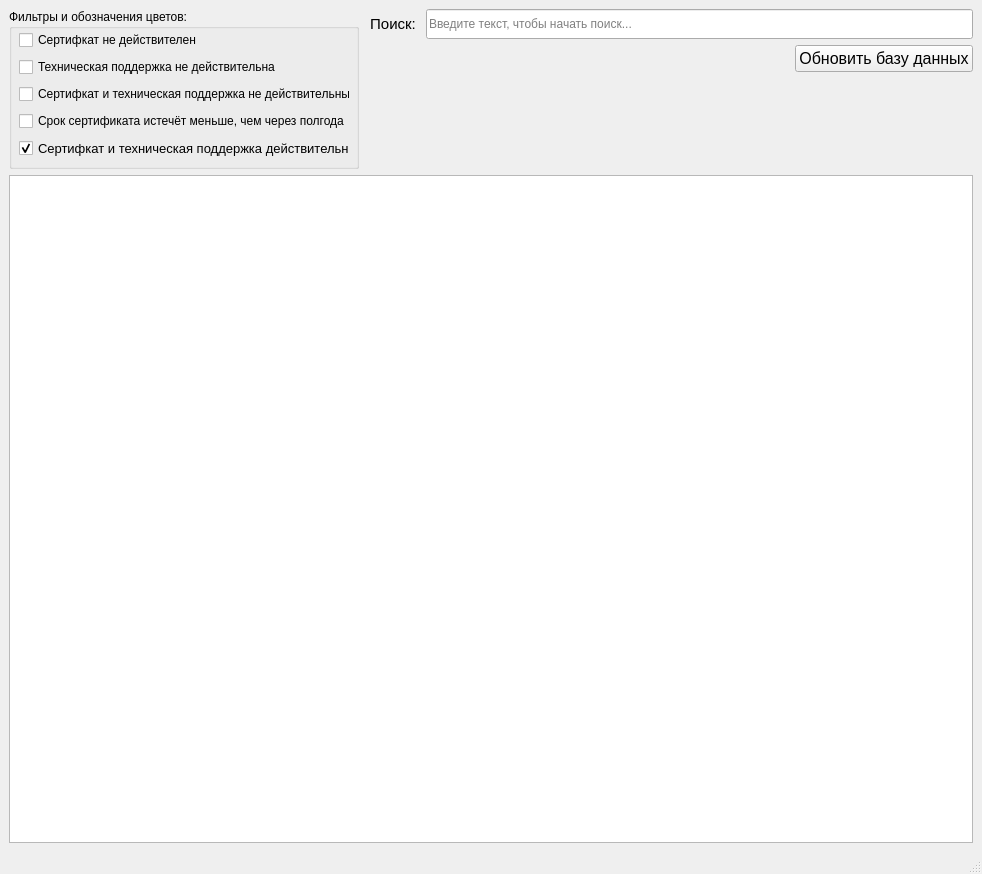
<?xml version="1.0" encoding="UTF-8"?>
<ui version="4.0">
 <class>MainWindow</class>
 <widget class="QMainWindow" name="MainWindow">
  <property name="geometry">
   <rect>
    <x>0</x>
    <y>0</y>
    <width>982</width>
    <height>874</height>
   </rect>
  </property>
  <property name="windowTitle">
   <string>MainWindow</string>
  </property>
  <widget class="QWidget" name="centralwidget">
   <layout class="QGridLayout" name="gridLayout">
    <item row="0" column="0">
     <widget class="QGroupBox" name="groupBox">
      <property name="minimumSize">
       <size>
        <width>350</width>
        <height>160</height>
       </size>
      </property>
      <property name="title">
       <string>Фильтры и обозначения цветов:</string>
      </property>
      <widget class="QWidget" name="verticalLayoutWidget">
       <property name="geometry">
        <rect>
         <x>10</x>
         <y>20</y>
         <width>331</width>
         <height>131</height>
        </rect>
       </property>
       <layout class="QVBoxLayout" name="verticalLayout_2">
        <item>
         <widget class="QCheckBox" name="checkBox_8">
          <property name="text">
           <string>Сертифкат не действителен</string>
          </property>
         </widget>
        </item>
        <item>
         <widget class="QCheckBox" name="checkBox_7">
          <property name="text">
           <string>Техническая поддержка не действительна</string>
          </property>
         </widget>
        </item>
        <item>
         <widget class="QCheckBox" name="checkBox_6">
          <property name="text">
           <string>Сертифкат и техническая поддержка не действительны</string>
          </property>
         </widget>
        </item>
        <item>
         <widget class="QCheckBox" name="checkBox_9">
          <property name="text">
           <string>Срок сертификата истечёт меньше, чем через полгода</string>
          </property>
         </widget>
        </item>
        <item>
         <widget class="QCheckBox" name="checkBox">
          <property name="font">
           <font>
            <pointsize>10</pointsize>
           </font>
          </property>
          <property name="text">
           <string>Сертифкат и техническая поддержка действительны</string>
          </property>
          <property name="checked">
           <bool>true</bool>
          </property>
         </widget>
        </item>
       </layout>
      </widget>
     </widget>
    </item>
    <item row="0" column="1">
     <layout class="QVBoxLayout" name="verticalLayout_3">
      <item>
       <layout class="QHBoxLayout" name="horizontalLayout">
        <property name="sizeConstraint">
         <enum>QLayout::SetDefaultConstraint</enum>
        </property>
        <item>
         <widget class="QLabel" name="label">
          <property name="minimumSize">
           <size>
            <width>55</width>
            <height>30</height>
           </size>
          </property>
          <property name="lineWidth">
           <number>5</number>
          </property>
          <property name="text">
           <string>&lt;html&gt;&lt;head/&gt;&lt;body&gt;&lt;p align=&quot;right&quot;&gt;&lt;span style=&quot; font-size:11pt;&quot;&gt;Поиск: &lt;/span&gt;&lt;/p&gt;&lt;/body&gt;&lt;/html&gt;</string>
          </property>
         </widget>
        </item>
        <item>
         <widget class="QLineEdit" name="searchBar">
          <property name="minimumSize">
           <size>
            <width>0</width>
            <height>30</height>
           </size>
          </property>
          <property name="toolTip">
           <string>&lt;html&gt;&lt;head/&gt;&lt;body&gt;&lt;p&gt;Поле для ввода искомой информации&lt;/p&gt;&lt;/body&gt;&lt;/html&gt;</string>
          </property>
          <property name="text">
           <string/>
          </property>
          <property name="placeholderText">
           <string>Введите текст, чтобы начать поиск...</string>
          </property>
          <property name="clearButtonEnabled">
           <bool>true</bool>
          </property>
         </widget>
        </item>
       </layout>
      </item>
      <item alignment="Qt::AlignRight|Qt::AlignTop">
       <widget class="QPushButton" name="refreshButton">
        <property name="maximumSize">
         <size>
          <width>200</width>
          <height>16777215</height>
         </size>
        </property>
        <property name="font">
         <font>
          <pointsize>12</pointsize>
         </font>
        </property>
        <property name="toolTip">
         <string>Требуется интернет-соединение</string>
        </property>
        <property name="text">
         <string>Обновить базу данных</string>
        </property>
       </widget>
      </item>
     </layout>
    </item>
    <item row="1" column="0" colspan="2">
     <widget class="QTableView" name="tableView">
      <property name="minimumSize">
       <size>
        <width>0</width>
        <height>600</height>
       </size>
      </property>
      <property name="lineWidth">
       <number>3</number>
      </property>
      <property name="editTriggers">
       <set>QAbstractItemView::NoEditTriggers</set>
      </property>
      <property name="selectionBehavior">
       <enum>QAbstractItemView::SelectRows</enum>
      </property>
     </widget>
    </item>
   </layout>
  </widget>
  <widget class="QMenuBar" name="menubar">
   <property name="geometry">
    <rect>
     <x>0</x>
     <y>0</y>
     <width>982</width>
     <height>22</height>
    </rect>
   </property>
  </widget>
  <widget class="QStatusBar" name="statusbar"/>
 </widget>
 <resources/>
 <connections/>
</ui>
